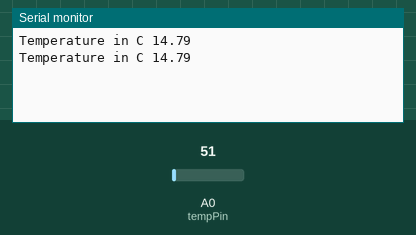
The sketch below on a simulated Arduino Uno, built with avr-gcc and run on an emulated ATmega328P. On the bench: the last lines printed to the serial monitor. Inputs (shaded band) come from the test bench; at power-on: A0 (tempPin) = 51.

Above: at 2.8 s.
2.9 s: A0 (tempPin) set to 61
At 4.9 s:
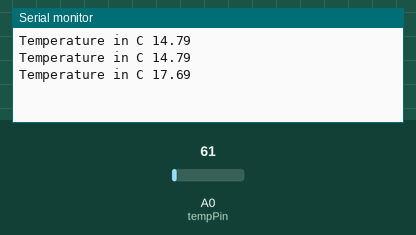
5.6 s: A0 (tempPin) set to 71
At 6.4 s:
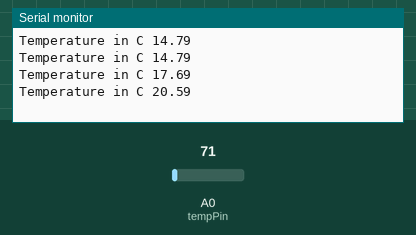
Timing chart, 0 to 8.6 s (numbered marks = the images above; inputs shaded):
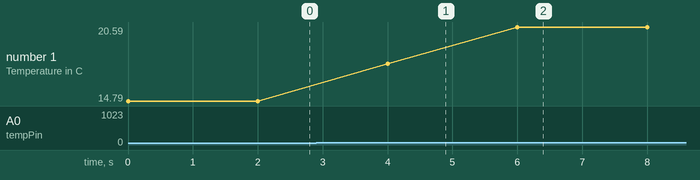

The sketch:

A0_Temp_Function.ino
```cpp
#define tempPin A0
double temperature;
void setup() {
  // put your setup code here, to run once:
Serial.begin (9600);
pinMode(tempPin, INPUT);
}

void loop() {
  tempFunction();

}

void tempFunction(){
  temperature = analogRead(tempPin) * 0.29;
  Serial.print( "Temperature in C " );
  Serial.println(temperature);
  delay(2000);
  }
```

Measured:
- after the input at 2.9 s, the serial monitor: prints a new line after 1.1 s (image 1)
- after the input at 5.6 s, the serial monitor: prints a new line after 0.40 s (image 2)
- plotted number 1: 14.79 → 17.69 after the input at 2.9 s, 17.69 → 20.59 after the input at 5.6 s
